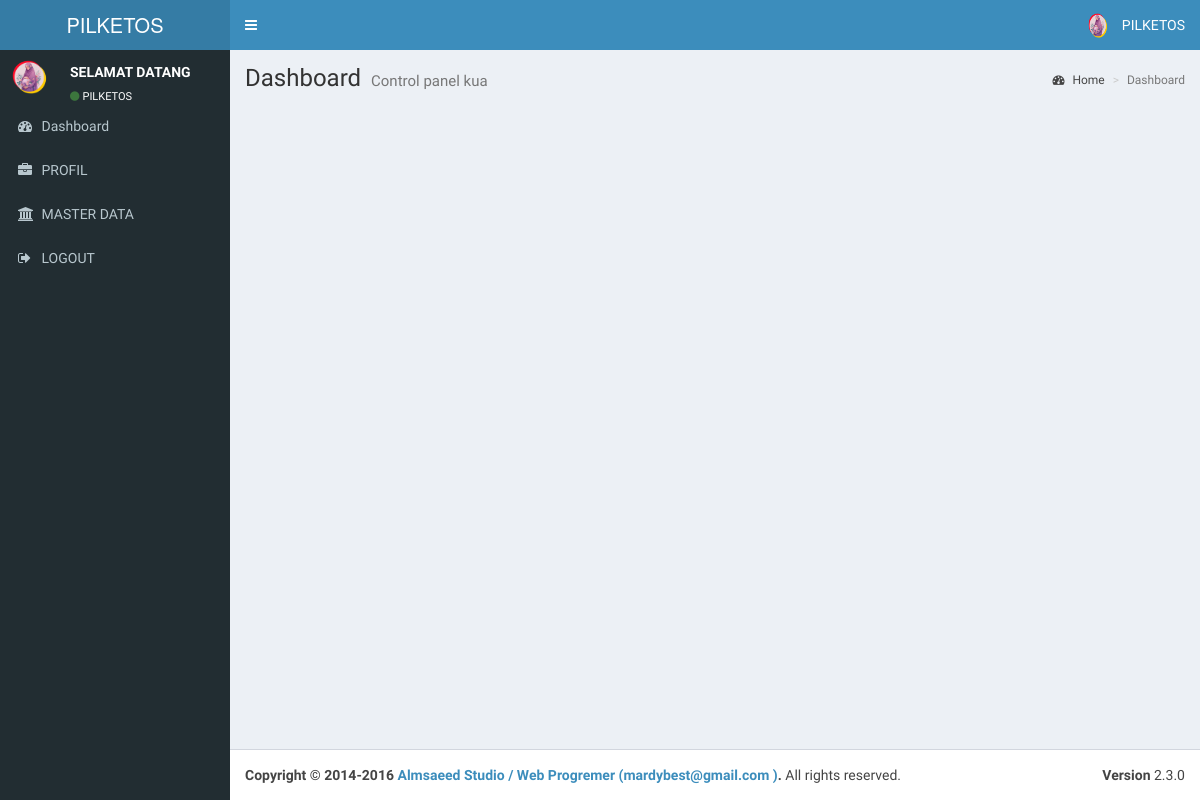
The page /admin/index.php (signed in) on the database its author committed.
### tables this page shows
CREATE TABLE `profil` (
  `id_profil` int(20) NOT NULL,
  `nama_app` varchar(100) NOT NULL,
  `tahun` varchar(250) NOT NULL,
  `nama` varchar(250) NOT NULL,
  `alias` varchar(350) NOT NULL,
  `alamat` text NOT NULL,
  `isi` text NOT NULL,
  `gambar` varchar(100) NOT NULL,
  `akabest` varchar(250) NOT NULL
);

### koneksi.php (called while the page is built, shortened)
<?php
$server = "localhost";
$username = "root";
$password = "";
$database = "db_ketuaosis";
$koneksi = mysqli_connect($server,$username,$password) or die("Koneksi gagal");
mysqli_select_db($koneksi,$database) or die("Database tidak bisa dibuka");
$kontak_kami=mysqli_query($koneksi,"SELECT * FROM profil WHERE id_profil ='1'");
$k_k=mysqli_fetch_array($kontak_kami);
?>

### admin/index.php (the view, shortened to what this page needs)
  <?php
  include '../koneksi.php';
  ?>
<!DOCTYPE html>
<html>
  <head>
  <link rel="stylesheet" href="../sys/bootstrap/bootstrap/css/bootstrap.min.css">
      <link rel="stylesheet" href="../sys/bootstrap/font/css/font-awesome.min.css">
  <link rel="stylesheet" href="../sys/bootstrap/plugins/datatables/dataTables.bootstrap.css">
    <link rel="stylesheet" href="../sys/bootstrap/plugins/select2/select2.min.css">
    <link rel="stylesheet" href="../sys/bootstrap/dist/css/AdminLTE.min.css">
    <link rel="stylesheet" href="../sys/bootstrap/dist/css/skins/_all-skins.min.css">
  </head>
  <body class="hold-transition skin-blue sidebar-mini">
    <div class="wrapper">
      <header class="main-header">
        <a href="index.aspx" class="logo">
          <span class="logo-lg"><?php echo"$k_k[nama_app]";?></span>
        </a>
        <nav class="navbar navbar-static-top" role="navigation">
          <a href="#" class="sidebar-toggle" data-toggle="offcanvas" role="button">
          </a>
          <div class="navbar-custom-menu">
            <ul class="nav navbar-nav">
              <li class="dropdown user user-menu">
                <a href="#" class="dropdown-toggle" data-toggle="dropdown">
                  <img src="../foto/<?php echo"$k_k[gambar]";?>" class="user-image" alt="User Image">
                  <span class="hidden-xs"><?php echo"$k_k[nama_app]";?></span>
                </a>
              </li>
            </ul>
          </div>
        </nav>
      </header>
      <aside class="main-sidebar">
        <section class="sidebar">
          <div class="user-panel">
            <div class="pull-left image">
              <img src="../foto/<?php echo"$k_k[gambar]";?>" class="img-circle" alt="User Image">
            </div>
            <div class="pull-left info">
              <p>SELAMAT DATANG</p>
              <a href="index.php"><i class="fa fa-circle text-success"></i><?php echo"$k_k[nama_app]";?></a>
            </div>
          </div>
      <?php include "menu.php"?>
        </section>
      </aside>
      <div class="content-wrapper">
        <section class="content-header">
          <h1>
            Dashboard
            <small>Control panel kua</small>
          </h1>
          <ol class="breadcrumb">
            <li><a href="index.php"><i class="fa fa-dashboard"></i> Home</a></li>
            <li class="active">Dashboard</li>
          </ol>
        </section>
        <section class="content">
		  </div>
      <footer class="main-footer">
        <div class="pull-right hidden-xs">
          <b>Version</b> 2.3.0
        </div>
        <strong>Copyright &copy; 2014-2016 <a href="#">Almsaeed Studio / Web Progremer (<?php echo"$k_k[akabest]";?> )</a>.</strong>  All rights reserved.
      </footer>
    </div>
  </body>
</html>

### rows shown on the page
profil: nama_app "PILKETOS", gambar (picture), akabest "mardybest@gmail.com"
